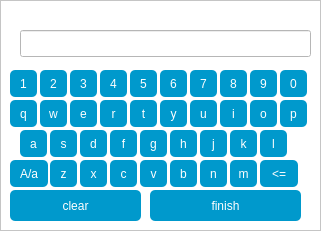
<?xml version="1.0" encoding="UTF-8"?>
<ui version="4.0">
 <class>KeyBoard</class>
 <widget class="QWidget" name="KeyBoard">
  <property name="geometry">
   <rect>
    <x>0</x>
    <y>0</y>
    <width>321</width>
    <height>231</height>
   </rect>
  </property>
  <property name="windowTitle">
   <string>Form</string>
  </property>
  <widget class="QFrame" name="frame">
   <property name="geometry">
    <rect>
     <x>0</x>
     <y>0</y>
     <width>321</width>
     <height>231</height>
    </rect>
   </property>
   <property name="styleSheet">
    <string notr="true">background:white;
</string>
   </property>
   <property name="frameShape">
    <enum>QFrame::StyledPanel</enum>
   </property>
   <property name="frameShadow">
    <enum>QFrame::Raised</enum>
   </property>
   <widget class="QPushButton" name="btn_4">
    <property name="geometry">
     <rect>
      <x>100</x>
      <y>70</y>
      <width>27</width>
      <height>27</height>
     </rect>
    </property>
    <property name="styleSheet">
     <string notr="true">background-color:#0099cc;
color:white;
border-radius:5;
</string>
    </property>
    <property name="text">
     <string>4</string>
    </property>
   </widget>
   <widget class="QPushButton" name="r_btn">
    <property name="geometry">
     <rect>
      <x>100</x>
      <y>100</y>
      <width>27</width>
      <height>27</height>
     </rect>
    </property>
    <property name="styleSheet">
     <string notr="true">background-color:#0099cc;
color:white;
border-radius:5;
</string>
    </property>
    <property name="text">
     <string>r</string>
    </property>
   </widget>
   <widget class="QPushButton" name="btn_2">
    <property name="geometry">
     <rect>
      <x>40</x>
      <y>70</y>
      <width>27</width>
      <height>27</height>
     </rect>
    </property>
    <property name="styleSheet">
     <string notr="true">background-color:#0099cc;
color:white;
border-radius:5;
</string>
    </property>
    <property name="text">
     <string>2</string>
    </property>
   </widget>
   <widget class="QPushButton" name="btn_8">
    <property name="geometry">
     <rect>
      <x>220</x>
      <y>70</y>
      <width>27</width>
      <height>27</height>
     </rect>
    </property>
    <property name="styleSheet">
     <string notr="true">background-color:#0099cc;
color:white;
border-radius:5;
</string>
    </property>
    <property name="text">
     <string>8</string>
    </property>
   </widget>
   <widget class="QPushButton" name="v_btn">
    <property name="geometry">
     <rect>
      <x>140</x>
      <y>160</y>
      <width>27</width>
      <height>27</height>
     </rect>
    </property>
    <property name="styleSheet">
     <string notr="true">background-color:#0099cc;
color:white;
border-radius:5;
</string>
    </property>
    <property name="text">
     <string>v</string>
    </property>
   </widget>
   <widget class="QPushButton" name="n_btn">
    <property name="geometry">
     <rect>
      <x>200</x>
      <y>160</y>
      <width>27</width>
      <height>27</height>
     </rect>
    </property>
    <property name="styleSheet">
     <string notr="true">background-color:#0099cc;
color:white;
border-radius:5;
</string>
    </property>
    <property name="text">
     <string>n</string>
    </property>
   </widget>
   <widget class="QPushButton" name="delet_btn">
    <property name="geometry">
     <rect>
      <x>260</x>
      <y>160</y>
      <width>38</width>
      <height>27</height>
     </rect>
    </property>
    <property name="styleSheet">
     <string notr="true">background-color:#0099cc;
color:white;
border-radius:5;
</string>
    </property>
    <property name="text">
     <string>&lt;=</string>
    </property>
   </widget>
   <widget class="QPushButton" name="btn_6">
    <property name="geometry">
     <rect>
      <x>160</x>
      <y>70</y>
      <width>27</width>
      <height>27</height>
     </rect>
    </property>
    <property name="styleSheet">
     <string notr="true">background-color:#0099cc;
color:white;
border-radius:5;
</string>
    </property>
    <property name="text">
     <string>6</string>
    </property>
   </widget>
   <widget class="QPushButton" name="w_btn">
    <property name="geometry">
     <rect>
      <x>40</x>
      <y>100</y>
      <width>27</width>
      <height>27</height>
     </rect>
    </property>
    <property name="styleSheet">
     <string notr="true">background-color:#0099cc;
color:white;
border-radius:5;
</string>
    </property>
    <property name="text">
     <string>w</string>
    </property>
   </widget>
   <widget class="QPushButton" name="f_btn">
    <property name="geometry">
     <rect>
      <x>110</x>
      <y>130</y>
      <width>27</width>
      <height>27</height>
     </rect>
    </property>
    <property name="styleSheet">
     <string notr="true">background-color:#0099cc;
color:white;
border-radius:5;
</string>
    </property>
    <property name="text">
     <string>f</string>
    </property>
   </widget>
   <widget class="QPushButton" name="btn_0">
    <property name="geometry">
     <rect>
      <x>280</x>
      <y>70</y>
      <width>27</width>
      <height>27</height>
     </rect>
    </property>
    <property name="styleSheet">
     <string notr="true">background-color:#0099cc;
color:white;
border-radius:5;
</string>
    </property>
    <property name="text">
     <string>0</string>
    </property>
   </widget>
   <widget class="QPushButton" name="finish_btn">
    <property name="geometry">
     <rect>
      <x>150</x>
      <y>190</y>
      <width>151</width>
      <height>31</height>
     </rect>
    </property>
    <property name="styleSheet">
     <string notr="true">background-color:#0099cc;
color:white;
border-radius:5;
</string>
    </property>
    <property name="text">
     <string>finish</string>
    </property>
   </widget>
   <widget class="QPushButton" name="c_btn">
    <property name="geometry">
     <rect>
      <x>110</x>
      <y>160</y>
      <width>27</width>
      <height>27</height>
     </rect>
    </property>
    <property name="styleSheet">
     <string notr="true">background-color:#0099cc;
color:white;
border-radius:5;
</string>
    </property>
    <property name="text">
     <string>c</string>
    </property>
   </widget>
   <widget class="QPushButton" name="d_btn">
    <property name="geometry">
     <rect>
      <x>80</x>
      <y>130</y>
      <width>27</width>
      <height>27</height>
     </rect>
    </property>
    <property name="styleSheet">
     <string notr="true">background-color:#0099cc;
color:white;
border-radius:5;
</string>
    </property>
    <property name="text">
     <string>d</string>
    </property>
   </widget>
   <widget class="QPushButton" name="m_btn">
    <property name="geometry">
     <rect>
      <x>230</x>
      <y>160</y>
      <width>27</width>
      <height>27</height>
     </rect>
    </property>
    <property name="styleSheet">
     <string notr="true">background-color:#0099cc;
color:white;
border-radius:5;
</string>
    </property>
    <property name="text">
     <string>m</string>
    </property>
   </widget>
   <widget class="QPushButton" name="j_btn">
    <property name="geometry">
     <rect>
      <x>200</x>
      <y>130</y>
      <width>27</width>
      <height>27</height>
     </rect>
    </property>
    <property name="styleSheet">
     <string notr="true">background-color:#0099cc;
color:white;
border-radius:5;
</string>
    </property>
    <property name="text">
     <string>j</string>
    </property>
   </widget>
   <widget class="QPushButton" name="upper_btn">
    <property name="geometry">
     <rect>
      <x>10</x>
      <y>160</y>
      <width>38</width>
      <height>27</height>
     </rect>
    </property>
    <property name="styleSheet">
     <string notr="true">background-color:#0099cc;
color:white;
border-radius:5;
</string>
    </property>
    <property name="text">
     <string>A/a</string>
    </property>
   </widget>
   <widget class="QPushButton" name="a_btn">
    <property name="geometry">
     <rect>
      <x>20</x>
      <y>130</y>
      <width>27</width>
      <height>27</height>
     </rect>
    </property>
    <property name="styleSheet">
     <string notr="true">background-color:#0099cc;
color:white;
border-radius:5;
</string>
    </property>
    <property name="text">
     <string>a</string>
    </property>
   </widget>
   <widget class="QPushButton" name="k_btn">
    <property name="geometry">
     <rect>
      <x>230</x>
      <y>130</y>
      <width>27</width>
      <height>27</height>
     </rect>
    </property>
    <property name="styleSheet">
     <string notr="true">background-color:#0099cc;
color:white;
border-radius:5;
</string>
    </property>
    <property name="text">
     <string>k</string>
    </property>
   </widget>
   <widget class="QPushButton" name="btn_3">
    <property name="geometry">
     <rect>
      <x>70</x>
      <y>70</y>
      <width>27</width>
      <height>27</height>
     </rect>
    </property>
    <property name="styleSheet">
     <string notr="true">background-color:#0099cc;
color:white;
border-radius:5;
</string>
    </property>
    <property name="text">
     <string>3</string>
    </property>
   </widget>
   <widget class="QPushButton" name="x_btn">
    <property name="geometry">
     <rect>
      <x>80</x>
      <y>160</y>
      <width>27</width>
      <height>27</height>
     </rect>
    </property>
    <property name="styleSheet">
     <string notr="true">background-color:#0099cc;
color:white;
border-radius:5;
</string>
    </property>
    <property name="text">
     <string>x</string>
    </property>
   </widget>
   <widget class="QPushButton" name="e_btn">
    <property name="geometry">
     <rect>
      <x>70</x>
      <y>100</y>
      <width>27</width>
      <height>27</height>
     </rect>
    </property>
    <property name="styleSheet">
     <string notr="true">background-color:#0099cc;
color:white;
border-radius:5;
</string>
    </property>
    <property name="text">
     <string>e</string>
    </property>
   </widget>
   <widget class="QPushButton" name="z_btn">
    <property name="geometry">
     <rect>
      <x>50</x>
      <y>160</y>
      <width>27</width>
      <height>27</height>
     </rect>
    </property>
    <property name="styleSheet">
     <string notr="true">background-color:#0099cc;
color:white;
border-radius:5;
</string>
    </property>
    <property name="text">
     <string>z</string>
    </property>
   </widget>
   <widget class="QPushButton" name="btn_9">
    <property name="geometry">
     <rect>
      <x>250</x>
      <y>70</y>
      <width>27</width>
      <height>27</height>
     </rect>
    </property>
    <property name="styleSheet">
     <string notr="true">background-color:#0099cc;
color:white;
border-radius:5;
</string>
    </property>
    <property name="text">
     <string>9</string>
    </property>
   </widget>
   <widget class="QPushButton" name="btn_5">
    <property name="geometry">
     <rect>
      <x>130</x>
      <y>70</y>
      <width>27</width>
      <height>27</height>
     </rect>
    </property>
    <property name="styleSheet">
     <string notr="true">background-color:#0099cc;
color:white;
border-radius:5;
</string>
    </property>
    <property name="text">
     <string>5</string>
    </property>
   </widget>
   <widget class="QPushButton" name="p_btn">
    <property name="geometry">
     <rect>
      <x>280</x>
      <y>100</y>
      <width>27</width>
      <height>27</height>
     </rect>
    </property>
    <property name="styleSheet">
     <string notr="true">background-color:#0099cc;
color:white;
border-radius:5;
</string>
    </property>
    <property name="text">
     <string>p</string>
    </property>
   </widget>
   <widget class="QPushButton" name="btn_7">
    <property name="geometry">
     <rect>
      <x>190</x>
      <y>70</y>
      <width>27</width>
      <height>27</height>
     </rect>
    </property>
    <property name="styleSheet">
     <string notr="true">background-color:#0099cc;
color:white;
border-radius:5;
</string>
    </property>
    <property name="text">
     <string>7</string>
    </property>
   </widget>
   <widget class="QPushButton" name="clr_btn">
    <property name="geometry">
     <rect>
      <x>10</x>
      <y>190</y>
      <width>131</width>
      <height>31</height>
     </rect>
    </property>
    <property name="styleSheet">
     <string notr="true">background-color:#0099cc;
color:white;
border-radius:5;
</string>
    </property>
    <property name="text">
     <string>clear</string>
    </property>
   </widget>
   <widget class="QPushButton" name="o_btn">
    <property name="geometry">
     <rect>
      <x>250</x>
      <y>100</y>
      <width>27</width>
      <height>27</height>
     </rect>
    </property>
    <property name="styleSheet">
     <string notr="true">background-color:#0099cc;
color:white;
border-radius:5;
</string>
    </property>
    <property name="text">
     <string>o</string>
    </property>
   </widget>
   <widget class="QPushButton" name="l_btn">
    <property name="geometry">
     <rect>
      <x>260</x>
      <y>130</y>
      <width>27</width>
      <height>27</height>
     </rect>
    </property>
    <property name="styleSheet">
     <string notr="true">background-color:#0099cc;
color:white;
border-radius:5;
</string>
    </property>
    <property name="text">
     <string>l</string>
    </property>
   </widget>
   <widget class="QPushButton" name="g_btn">
    <property name="geometry">
     <rect>
      <x>140</x>
      <y>130</y>
      <width>27</width>
      <height>27</height>
     </rect>
    </property>
    <property name="styleSheet">
     <string notr="true">background-color:#0099cc;
color:white;
border-radius:5;
</string>
    </property>
    <property name="text">
     <string>g</string>
    </property>
   </widget>
   <widget class="QPushButton" name="y_btn">
    <property name="geometry">
     <rect>
      <x>160</x>
      <y>100</y>
      <width>27</width>
      <height>27</height>
     </rect>
    </property>
    <property name="styleSheet">
     <string notr="true">background-color:#0099cc;
color:white;
border-radius:5;
</string>
    </property>
    <property name="text">
     <string>y</string>
    </property>
   </widget>
   <widget class="QPushButton" name="t_btn">
    <property name="geometry">
     <rect>
      <x>130</x>
      <y>100</y>
      <width>27</width>
      <height>27</height>
     </rect>
    </property>
    <property name="styleSheet">
     <string notr="true">background-color:#0099cc;
color:white;
border-radius:5;
</string>
    </property>
    <property name="text">
     <string>t</string>
    </property>
   </widget>
   <widget class="QPushButton" name="b_btn">
    <property name="geometry">
     <rect>
      <x>170</x>
      <y>160</y>
      <width>27</width>
      <height>27</height>
     </rect>
    </property>
    <property name="styleSheet">
     <string notr="true">background-color:#0099cc;
color:white;
border-radius:5;
</string>
    </property>
    <property name="text">
     <string>b</string>
    </property>
   </widget>
   <widget class="QPushButton" name="u_btn">
    <property name="geometry">
     <rect>
      <x>190</x>
      <y>100</y>
      <width>27</width>
      <height>27</height>
     </rect>
    </property>
    <property name="styleSheet">
     <string notr="true">background-color:#0099cc;
color:white;
border-radius:5;
</string>
    </property>
    <property name="text">
     <string>u</string>
    </property>
   </widget>
   <widget class="QPushButton" name="h_btn">
    <property name="geometry">
     <rect>
      <x>170</x>
      <y>130</y>
      <width>27</width>
      <height>27</height>
     </rect>
    </property>
    <property name="styleSheet">
     <string notr="true">background-color:#0099cc;
color:white;
border-radius:5;
</string>
    </property>
    <property name="text">
     <string>h</string>
    </property>
   </widget>
   <widget class="QPushButton" name="btn_1">
    <property name="geometry">
     <rect>
      <x>10</x>
      <y>70</y>
      <width>27</width>
      <height>27</height>
     </rect>
    </property>
    <property name="styleSheet">
     <string notr="true">background-color:#0099cc;
color:white;
border-radius:5;
</string>
    </property>
    <property name="text">
     <string>1</string>
    </property>
   </widget>
   <widget class="QPushButton" name="i_btn">
    <property name="geometry">
     <rect>
      <x>220</x>
      <y>100</y>
      <width>27</width>
      <height>27</height>
     </rect>
    </property>
    <property name="styleSheet">
     <string notr="true">background-color:#0099cc;
color:white;
border-radius:5;
</string>
    </property>
    <property name="text">
     <string>i</string>
    </property>
   </widget>
   <widget class="QPushButton" name="s_btn">
    <property name="geometry">
     <rect>
      <x>50</x>
      <y>130</y>
      <width>27</width>
      <height>27</height>
     </rect>
    </property>
    <property name="styleSheet">
     <string notr="true">background-color:#0099cc;
color:white;
border-radius:5;
</string>
    </property>
    <property name="text">
     <string>s</string>
    </property>
   </widget>
   <widget class="QPushButton" name="q_btn">
    <property name="geometry">
     <rect>
      <x>10</x>
      <y>100</y>
      <width>27</width>
      <height>27</height>
     </rect>
    </property>
    <property name="styleSheet">
     <string notr="true">background-color:#0099cc;
color:white;
border-radius:5;
</string>
    </property>
    <property name="text">
     <string>q</string>
    </property>
   </widget>
   <widget class="QLineEdit" name="lineEdit">
    <property name="geometry">
     <rect>
      <x>20</x>
      <y>30</y>
      <width>291</width>
      <height>27</height>
     </rect>
    </property>
   </widget>
  </widget>
 </widget>
 <resources/>
 <connections/>
</ui>
